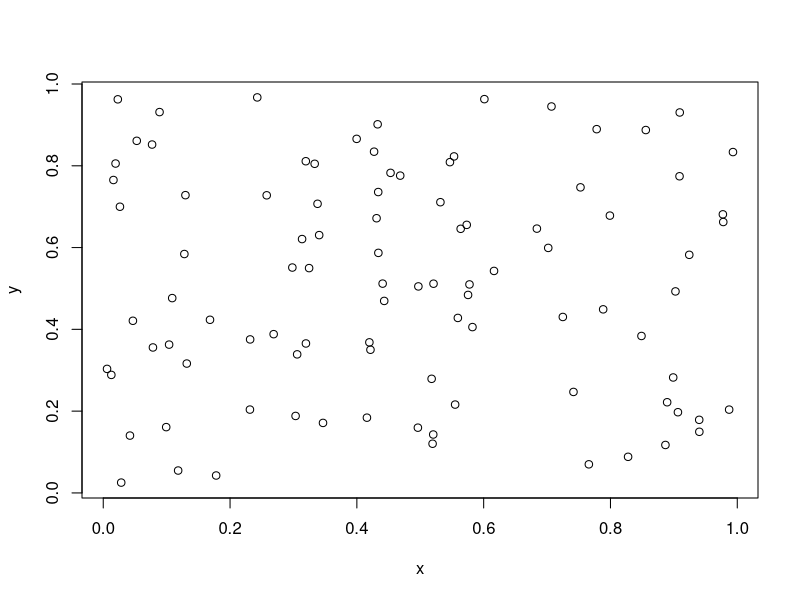

The R source for this figure:
## ---- chunk 1
knitr::opts_chunk$set(echo = TRUE)
## ---- chunk 2
N <- rpois(n=1,90)
x <- runif(N)
y <- runif(N)
DATA <- data.frame(x,y)
MedX=median(DATA$x)
## ---- chunk 3
library(xtable)
print.xtable(
  xtable(summary(DATA), label="tab:tab1", caption="Summary de x e y simulados"), 
  comment=FALSE, caption.placement = getOption("xtable.caption.placement", "top"))
## ---- chunk 4
#library(xtable)
#xtable(summary(DATA), caption = 'Lala lo', caption.placement = getOption("xtable.caption.placement", "top"))
# print(xtable(summary(DATA), caption = 'Test Table'), caption.placement = getOption("xtable.caption.placement", "top"))
# No pude con xtable ....

#knitr::kable(summary(DATA), caption = 'A caption')
## ---- chunk 5
plot(x,y)
